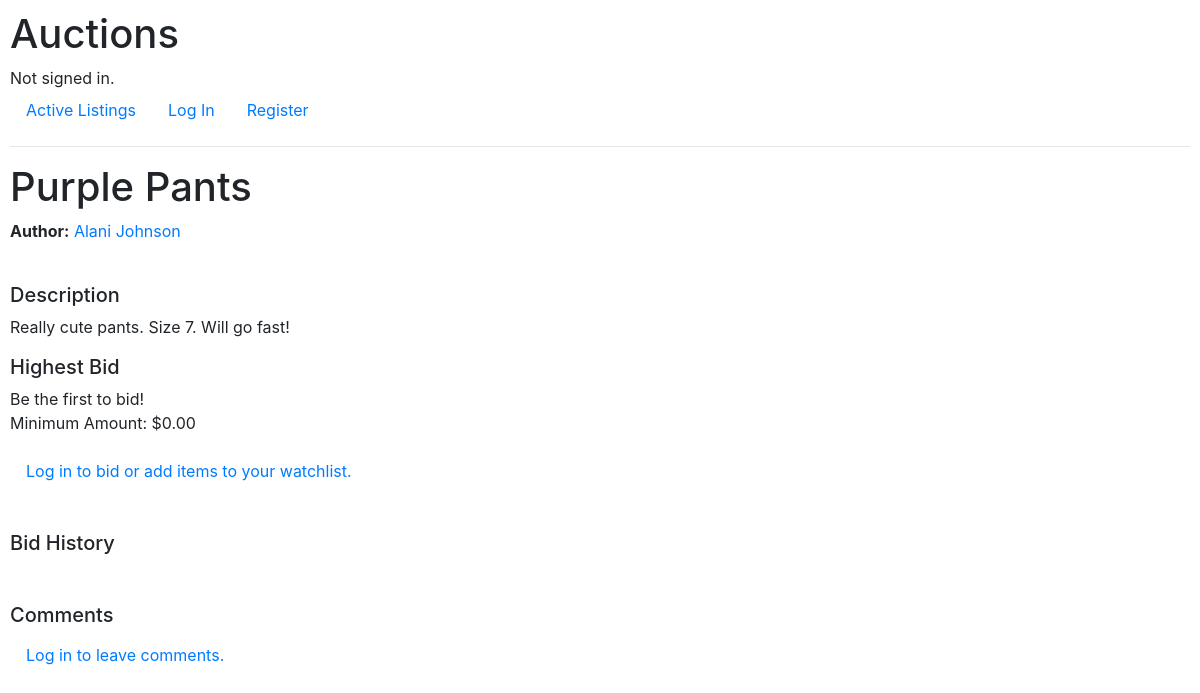
The app's page /listing/2, older data.
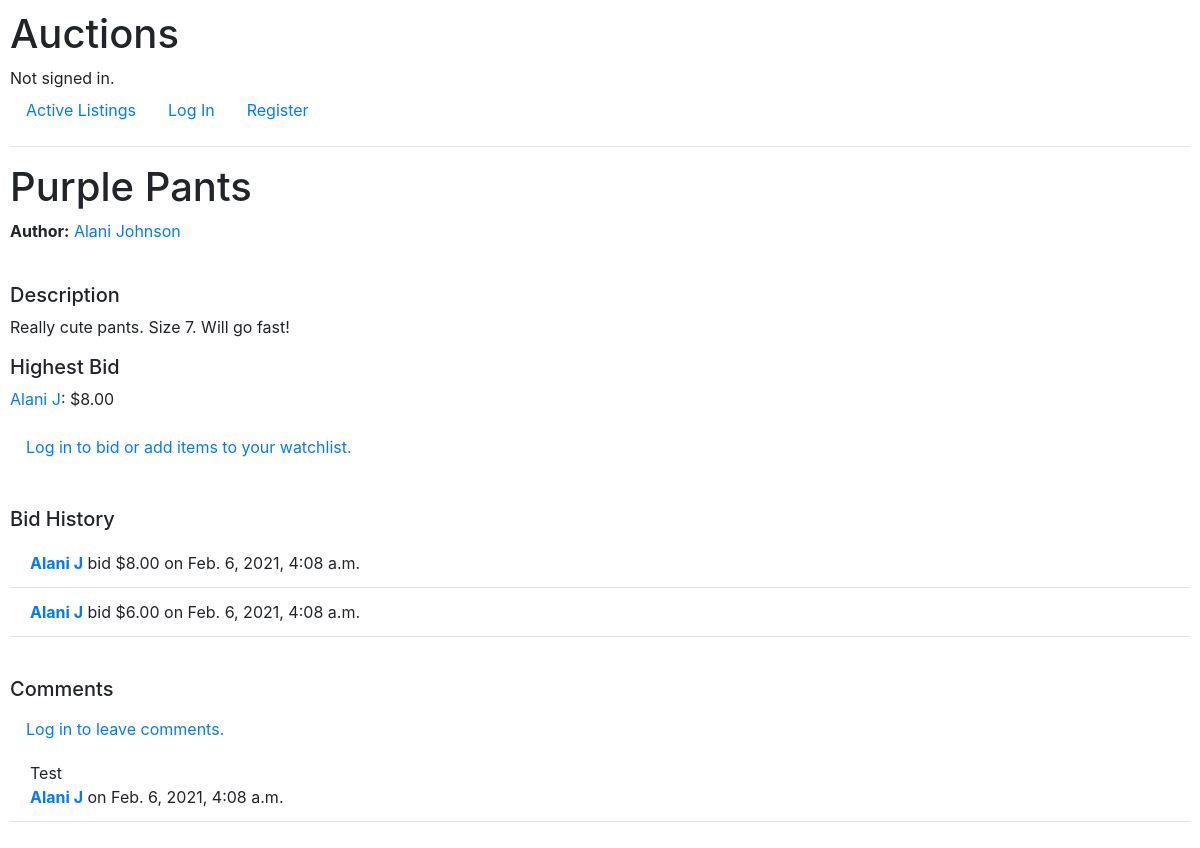
The same page, newer data.
### auctions/models.py (models this page shows, shortened)
class Listing(models.Model):
    author = models.ForeignKey(User, on_delete=models.CASCADE)
    title = models.CharField('Listing Title', max_length=64, null=False, default="")
    description = models.TextField('Listing Description', null=False, default="")
    date_posted = models.DateTimeField('Date Posted', default=timezone.now(), null=False)
    is_open = models.BooleanField('Open',default=True, null=False)
    min_bid = models.DecimalField('Minimum Bid', default=0.00, max_digits=9, decimal_places=2,validators=[MinValueValidator(Decimal('0.00'))])
    category = models.ForeignKey('Category', null=False, default=1, on_delete=models.PROTECT)
    def highest_bid(self):
        bids = self.bids.all()
        if len(bids) != 0:
            return bids.order_by('-amount')[0]
        else:
            return None
    def get_comments(self):
        return self.comments.all()

class User(AbstractUser):
    email = models.EmailField('email address', null=True, unique=True)
    date_joined = models.DateTimeField('date joined', default=timezone.now())
    is_admin = models.BooleanField(default=False)
    REQUIRED_FIELDS = ['email']
    objects = UserManager()

class UserProfile(models.Model):
    user = models.OneToOneField(User, on_delete=models.CASCADE, null=False, primary_key=True, related_name='profile')
    first_name = models.CharField('first name', unique=False, max_length = 64, null=False)
    last_name = models.CharField('last name', unique=False, max_length=64, null=False)
    watchlist = models.ManyToManyField(Listing)

class Bid(models.Model):
    listing = models.ManyToManyField(Listing, related_name='bids')
    bidder = models.ForeignKey(User, on_delete=models.CASCADE,related_name='bids')
    amount = models.DecimalField('Bid Amount', max_digits=9, decimal_places=2,validators=[MinValueValidator(Decimal('0.00'))])
    date_bid = models.DateTimeField('Date Bid', default=timezone.now(), null=False)

class Comment(models.Model):
    listing = models.ForeignKey(Listing, on_delete=models.CASCADE, related_name='comments')
    author = models.ForeignKey(User, on_delete=models.CASCADE, related_name='comments')
    content = models.TextField('Enter Comment', null=False, default="")
    date_posted = models.DateTimeField('Date Posted', default=timezone.now(), null=False)

### auctions/views.py (the view, shortened to what this page needs)
# urls.py: path("listing/<int:id>", views.listing, name="listing"),
def listing(request, id):
    listing = Listing.objects.get(id=id)
    comment_form = None
    if listing.is_open == True:
        comment_form = CreateCommentForm(initial={'listing':listing, 'author':request.user})
    return render_listing(request, id, CreateBidForm(initial={'listing':listing, 'bidder':request.user}), comment_form)

### auctions/views.py (called while the page is built)
def render_listing(request, id, bid_form, comment_form):
    listing = Listing.objects.get(id=id)
    bids = listing.bids.all()
    highest_bid = listing.highest_bid() # can be None
    user_watchlist = None
    if request.user.is_authenticated:
            user_watchlist = request.user.profile.watchlist.all()
    return render(request,"auctions/listing.html", {
        "listing":listing,
        "title": listing.title,
        "author": listing.author,
        "user": request.user,
        "last_bid": highest_bid,
        "bid_form": bid_form,
        "bids": bids,
        "comment_form": comment_form,
        "comments":listing.get_comments(),
        "user_watchlist":user_watchlist
    })

### auctions/templates/auctions/listing.html (shortened to what this page needs)
{% extends "auctions/layout.html" %}
{% block body %}
    <h1> {{title}} </h1>
    <b>Author:</b> <a href={% url 'profile' username=listing.author.username %} >{{listing.author.profile.first_name}} {{listing.author.profile.last_name}}</a>
    <h5 style="margin-top: 40px">Description</h5>
    <p>
        {{listing.description}}
    </p>
    <p>
    <h5> Highest Bid </h5>
    <div>
    {% if last_bid and listing.is_open %}
        <a href={% url 'profile' username=last_bid.bidder.username %} >{{last_bid.bidder.profile.first_name}} {{last_bid.bidder.profile.last_name}}</a>: ${{last_bid.amount}}
    {% elif listing.is_open %}
        <div>Be the first to bid!</div>
        <div>Minimum Amount: ${{listing.min_bid}}</div>
    {% endif %}
    </div>
    </p>
    {% if listing.is_open == True %}
        {% if user.is_authenticated %}
            <form action={% url 'listing' id=listing.id %} method="post">
                {% csrf_token %}
                {{ form.non_field_errors }}
                {% if user == author %}
                    <input class="btn btn-danger" type="submit" value="Close Listing" name="button">
                {% else %}
                    {{ bid_form.as_p }}
                    <input class="btn btn-danger" type="submit" value="Bid" name="button">
                {% endif %}
            </form>
        {% else %}
            <a class="nav-link" href="/login?next={{request.path}}">Log in to bid or add items to your watchlist.</a>
        {% endif %}
    {% endif %}
<p>
    <h5 style="margin-top: 40px">Bid History</h5>
    <ul class="list-group list-group-flush">
        {% for bid in bids reversed %}
            <li class="list-group-item"><a href={% url 'profile' username=bid.bidder.username %} ><b>{{bid.bidder.profile.first_name}} {{bid.bidder.profile.last_name}}</b></a> bid ${{bid.amount}} on {{bid.date_bid}}</li>
        {% endfor %}
    </ul>
</p>
<p>
    <h5 style="margin-top: 40px">Comments</h5>
    {% if listing.is_open %}
        {% if user.is_authenticated %}
            <form action={%url 'listing' id=listing.id %} method="post">
                {% csrf_token %}
                {{comment_form.as_p}}
                <input class="btn btn-primary" type="submit" value="Submit Comment" name="button">
            </form>
        {% else %}
        <a class="nav-link" href="/login?next={{request.path}}">Log in to leave comments.</a>
        {% endif %}
    {% endif %}
    <ul class="list-group list-group-flush">
        {% for comment in comments reversed %}
            <li class="list-group-item">
                {{comment.content}}
                <div><b><a href={% url 'profile' username=comment.author.username %} >{{comment.author.profile.first_name}} {{comment.author.profile.last_name}}</b></a> on {{comment.date_posted}} </div>
            </li>
        {% endfor %}
    </ul>
</p>
{% endblock %}

Row changes from the older to the newer data that the page shows:
shown differently, row unchanged: Listing "Purple Pants": min_bid "0.00" → (not shown)
added Bid: bidder.profile.first_name "Alani", bidder.profile.last_name "J", amount "8.00", date_bid "Feb. 6, 2021, 4:08 a.m."
added Bid: bidder.profile.first_name "Alani", bidder.profile.last_name "J", amount "6.00", date_bid "Feb. 6, 2021, 4:08 a.m."
added Comment: content "Test", author.profile.first_name "Alani", author.profile.last_name "J", date_posted "Feb. 6, 2021, 4:08 a.m."
Text that changed along with them:
text no longer shown: "Be the first to bid! Minimum Amount: $"
